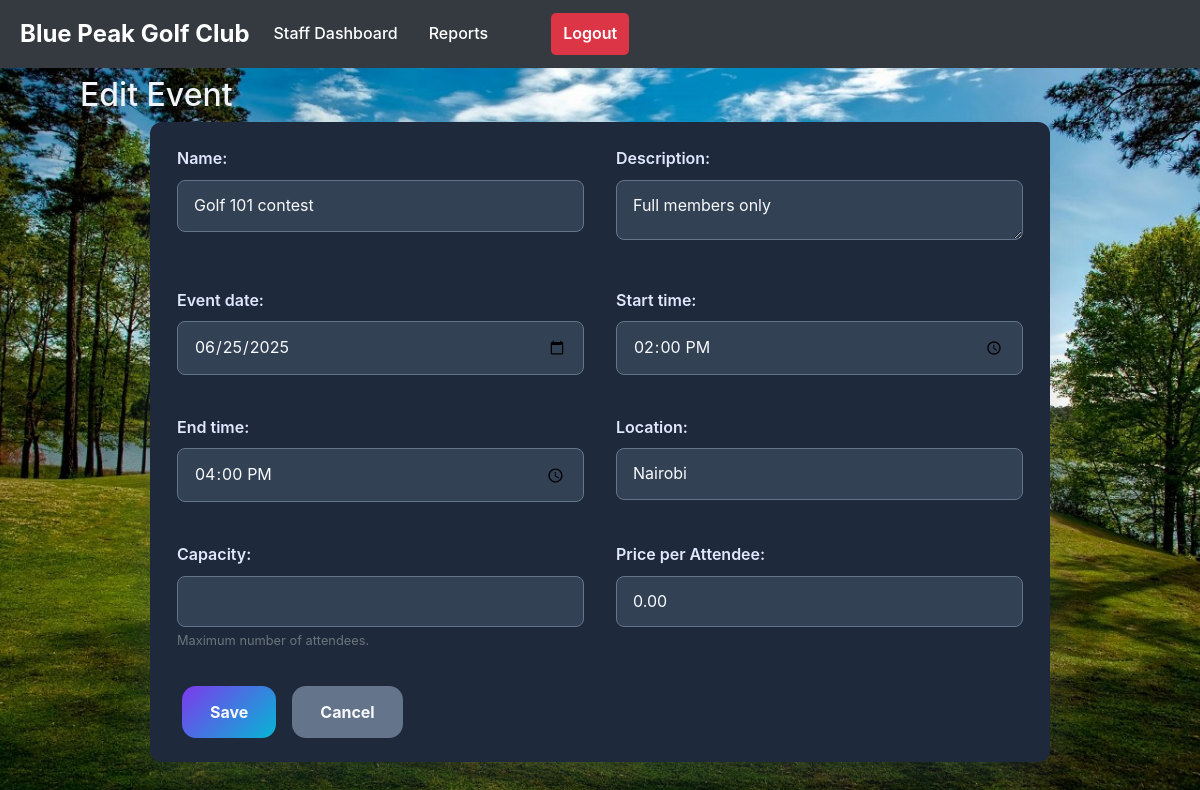
Page /staff/events/update/1/ (signed in) on the committed database.
### reserve/models.py (models this page shows, shortened)
class Event(models.Model):
    name = models.CharField(max_length=200)
    description = models.TextField(blank=True)
    event_date = models.DateField()
    start_time = models.TimeField()
    end_time = models.TimeField()
    location = models.CharField(max_length=200, blank=True)
    capacity = models.PositiveIntegerField(null=True, blank=True, help_text="Maximum number of attendees.")
    price = models.DecimalField(max_digits=10, decimal_places=2, default=0.00, verbose_name="Price per Attendee")
    class Meta:
        verbose_name = 'Event'
        verbose_name_plural = 'Events'
        ordering = ['event_date', 'start_time']

### reserve/views.py (the view)
# urls.py: path('staff/events/update/<int:pk>/', views.event_update, name='event_update'),
@login_required
@user_passes_test(is_staff)
def event_update(request, pk):
    event = get_object_or_404(Event, pk=pk)
    if request.method == 'POST':
        form = EventForm(request.POST, instance=event)
        if form.is_valid():
            form.save()
            messages.success(request, "Event updated successfully.")
            return redirect('event_list')
    else:
        form = EventForm(instance=event)
    return render(request, 'staff/event/event_form.html', {'form': form})

### reserve/forms.py
class EventForm(forms.ModelForm):
    class Meta:
        model = Event
        fields = '__all__'
        widgets = {
            'event_date': forms.DateInput(attrs={'type': 'date'}),
            'start_time': forms.TimeInput(attrs={'type': 'time'}),
            'end_time': forms.TimeInput(attrs={'type': 'time'}),
            'capacity': forms.NumberInput(attrs={'min': 1}),
            'price': forms.NumberInput(attrs={'min': 0}),
        }

### reserve/views.py (called while the page is built)
def is_staff(user):
    return user.is_staff  # Or any other criteria for staff

### reserve/templates/staff/event/event_form.html (shortened to what this page needs)
{% extends "base.html" %}
{% block content %}
<h2>{% if form.instance.pk %}Edit Event{% else %}Create Event{% endif %}</h2>
<form method="post" class="event-form" novalidate>
    <div class="form-row">
        {% for field in form %}
        <div class="form-group flex-item">
            {{ field.label_tag }}
            <div class="input-wrapper">
                {{ field }}
            </div>
            {% if field.help_text %}
            <small class="form-text text-muted">{{ field.help_text }}</small>
            {% endif %}
        </div>
        {% endfor %}
    </div>
    <div class="form-actions">
        <button type="submit" class="btn btn-primary">Save</button>
        <a href="{% url 'event_list' %}" class="btn btn-secondary">Cancel</a>
    </div>
</form>
{% endblock %}

### reserve/templates/staff/event/event_form.html (style rules this page uses)
.event-form { max-width: 900px; margin: 0 auto; padding: 24px 32px; border-radius: 12px; background: #1e293b; box-shadow: 0 12px 40px rgba(100, 116, 139, 0.2); color: #f1f5f9; font-family: 'Inter', sans-serif; display: flex; flex-direction: column; height: 80vh; overflow-y: auto; }

### rows in the picture
Event: form "Golf 101 contest" "Full members only" "06/25/2025" "14:00:00" "16:00:00" "Nairobi" "0.00"

### other values in the picture
{{ field.label_tag }} "Name:" "Description:" "Event date:" "Start time:" "End time:" "Location:" "Capacity:" "Price per Attendee:"
{{ field.help_text }} "Maximum number of attendees."
